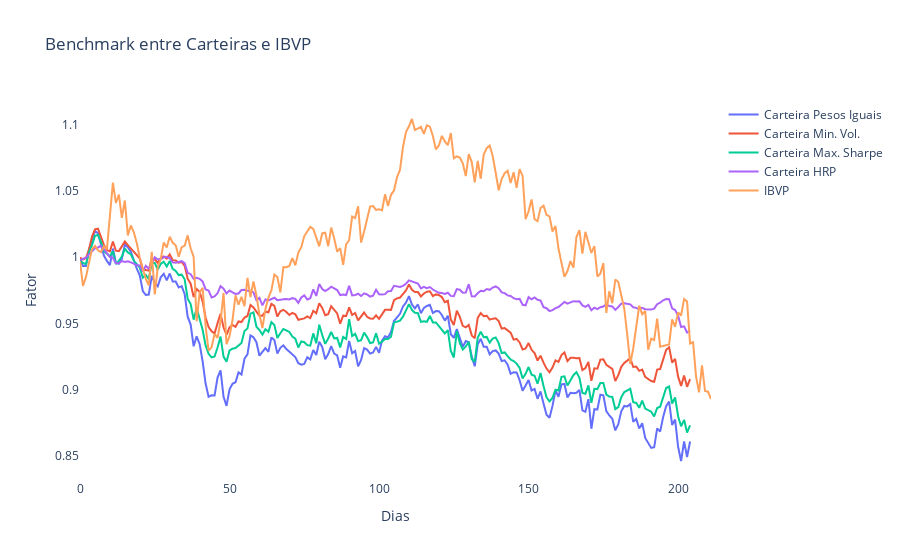

Notebook code for this chart:
### Markdown cell above
Apesar de nenhuma otimização ter conquistado um fator > 1, notamos que todas superam o fator da carteira de pesos iguais, onde esta encontra-se abaixo do Ibovespa. Acima deste, temos a carteira de mínima volatilidade e a augurada pelo algoritmo de HRP; sendo estas as que analisaremos juntamente com os criptoativos.

### Code cell
# para plot no plotly

# retornos acumulados
ret_min_vol_acm = (1 + rets_carteira_min_vol).cumprod()
ret_max_sharpe_acm = (1 + rets_carteira_max_sp).cumprod()
ret_hrp_acm = (1 + rets_carteira_hrp).cumprod()

titles = [
    'Benchmark entre Carteiras e IBVP',
    'Dias',
    'Fator'
]

data = [
    go.Scatter(y=ret_carteira_fut_acm['Retornos'], name='Carteira Pesos Iguais'),
    go.Scatter(y=ret_min_vol_acm['Min. Vol.'], name='Carteira Min. Vol.'),
    go.Scatter(y=ret_max_sharpe_acm['Max. Sharpe'], name='Carteira Max. Sharpe'),
    go.Scatter(y=ret_hrp_acm['HRP'], name='Carteira HRP'),
    go.Scatter(y=ibvp_fut_acm['IBVP'], name='IBVP')
]

cfg_layout = go.Layout(
    title=titles[0],
    xaxis=dict(
        title=titles[1],
        showgrid=False,
        showspikes=True,
        spikethickness=2,
        spikedash='dot',
        spikecolor='#999999',
        spikemode='across'
    ),
    yaxis=dict(
        title=titles[2],
        showgrid=False
    ),
    plot_bgcolor="#FFF",
    hoverdistance=100,
    spikedistance=1000
)

fig = go.Figure(data=data, layout=cfg_layout)

fig.show()

del data, cfg_layout, fig

### Figure 1 — Plotly figure (JSON) as saved in the notebook; plotly's stock layout.template omitted (floating-point values rounded to 4 significant figures; data arrays with more than 128 entries replaced by an {"elided": "..."} marker saying what was removed)
{"data": [{"name": "Carteira Pesos Iguais", "type": "scatter", "y": {"elided": "205 float values"}}, {"name": "Carteira Min. Vol.", "type": "scatter", "y": {"elided": "205 float values"}}, {"name": "Carteira Max. Sharpe", "type": "scatter", "y": {"elided": "205 float values"}}, {"name": "Carteira HRP", "type": "scatter", "y": {"elided": "205 float values"}}, {"name": "IBVP", "type": "scatter", "y": {"elided": "212 float values"}}], "layout": {"hoverdistance": 100, "plot_bgcolor": "#FFF", "spikedistance": 1000, "title": {"text": "Benchmark entre Carteiras e IBVP"}, "xaxis": {"showgrid": false, "showspikes": true, "spikecolor": "#999999", "spikedash": "dot", "spikemode": "across", "spikethickness": 2, "title": {"text": "Dias"}}, "yaxis": {"showgrid": false, "title": {"text": "Fator"}}}}
